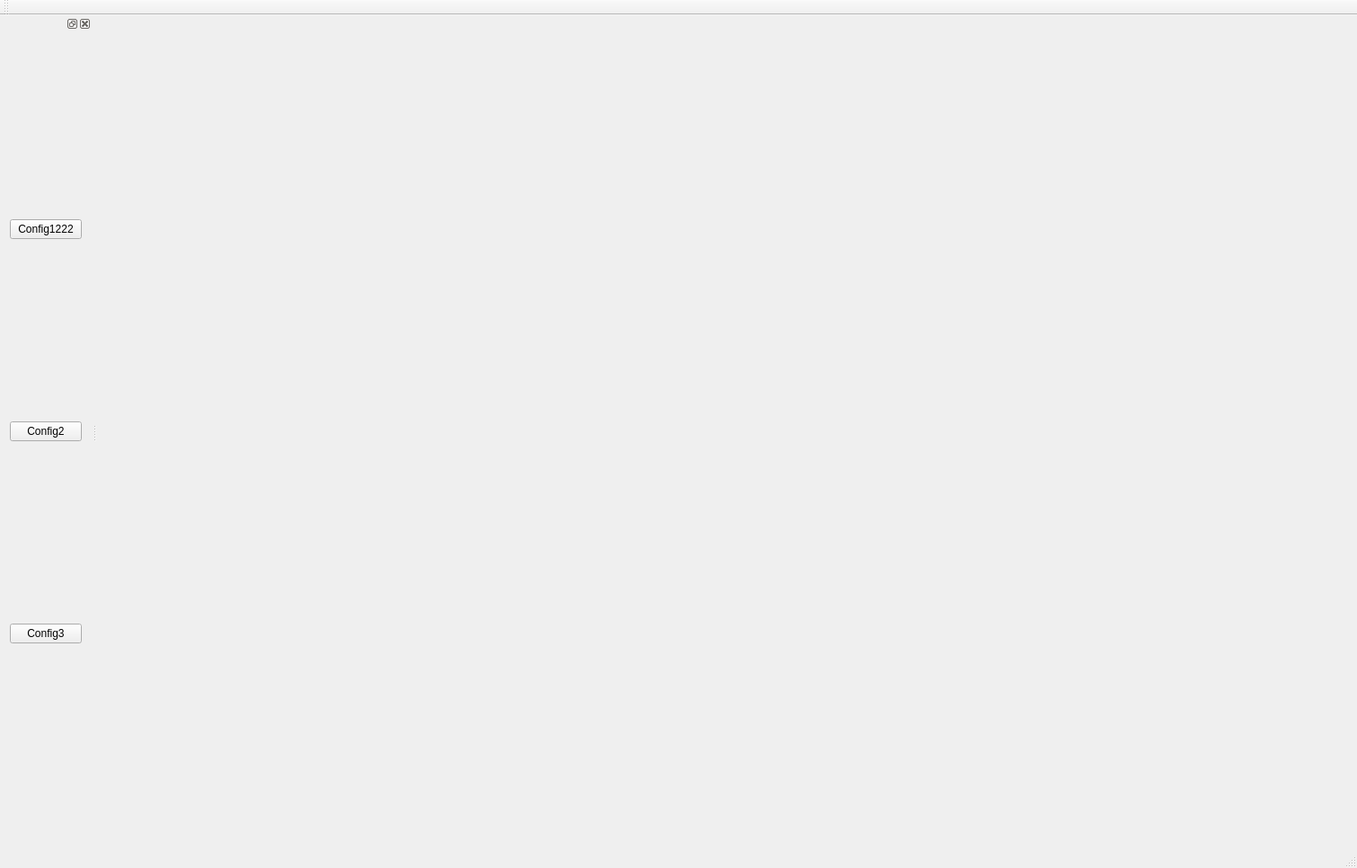
<?xml version="1.0" encoding="UTF-8"?>
<ui version="4.0">
 <class>triangulationForm</class>
 <widget class="QMainWindow" name="triangulationForm">
  <property name="geometry">
   <rect>
    <x>0</x>
    <y>0</y>
    <width>1510</width>
    <height>966</height>
   </rect>
  </property>
  <property name="windowTitle">
   <string>Math5A_Triangulation</string>
  </property>
  <widget class="QWidget" name="centralWidget">
   <layout class="QHBoxLayout" name="horizontalLayout_2">
    <item>
     <layout class="QHBoxLayout" name="centralLayout"/>
    </item>
   </layout>
  </widget>
  <widget class="QMenuBar" name="menuBar">
   <property name="geometry">
    <rect>
     <x>0</x>
     <y>0</y>
     <width>1510</width>
     <height>31</height>
    </rect>
   </property>
  </widget>
  <widget class="QToolBar" name="mainToolBar">
   <attribute name="toolBarArea">
    <enum>TopToolBarArea</enum>
   </attribute>
   <attribute name="toolBarBreak">
    <bool>false</bool>
   </attribute>
  </widget>
  <widget class="QStatusBar" name="statusBar"/>
  <widget class="QDockWidget" name="dockWidget">
   <attribute name="dockWidgetArea">
    <number>1</number>
   </attribute>
   <widget class="QWidget" name="dockWidgetContents_2">
    <layout class="QVBoxLayout" name="verticalLayout_2">
     <item>
      <layout class="QVBoxLayout" name="verticalLayout">
       <item>
        <widget class="QPushButton" name="config3">
         <property name="text">
          <string>Config1222</string>
         </property>
        </widget>
       </item>
       <item>
        <widget class="QPushButton" name="config2">
         <property name="text">
          <string>Config2</string>
         </property>
        </widget>
       </item>
       <item>
        <widget class="QPushButton" name="config1">
         <property name="text">
          <string>Config3</string>
         </property>
        </widget>
       </item>
       <item>
        <spacer name="horizontalSpacer">
         <property name="orientation">
          <enum>Qt::Horizontal</enum>
         </property>
         <property name="sizeHint" stdset="0">
          <size>
           <width>40</width>
           <height>20</height>
          </size>
         </property>
        </spacer>
       </item>
      </layout>
     </item>
    </layout>
   </widget>
  </widget>
 </widget>
 <layoutdefault spacing="6" margin="11"/>
 <resources/>
 <connections/>
</ui>
